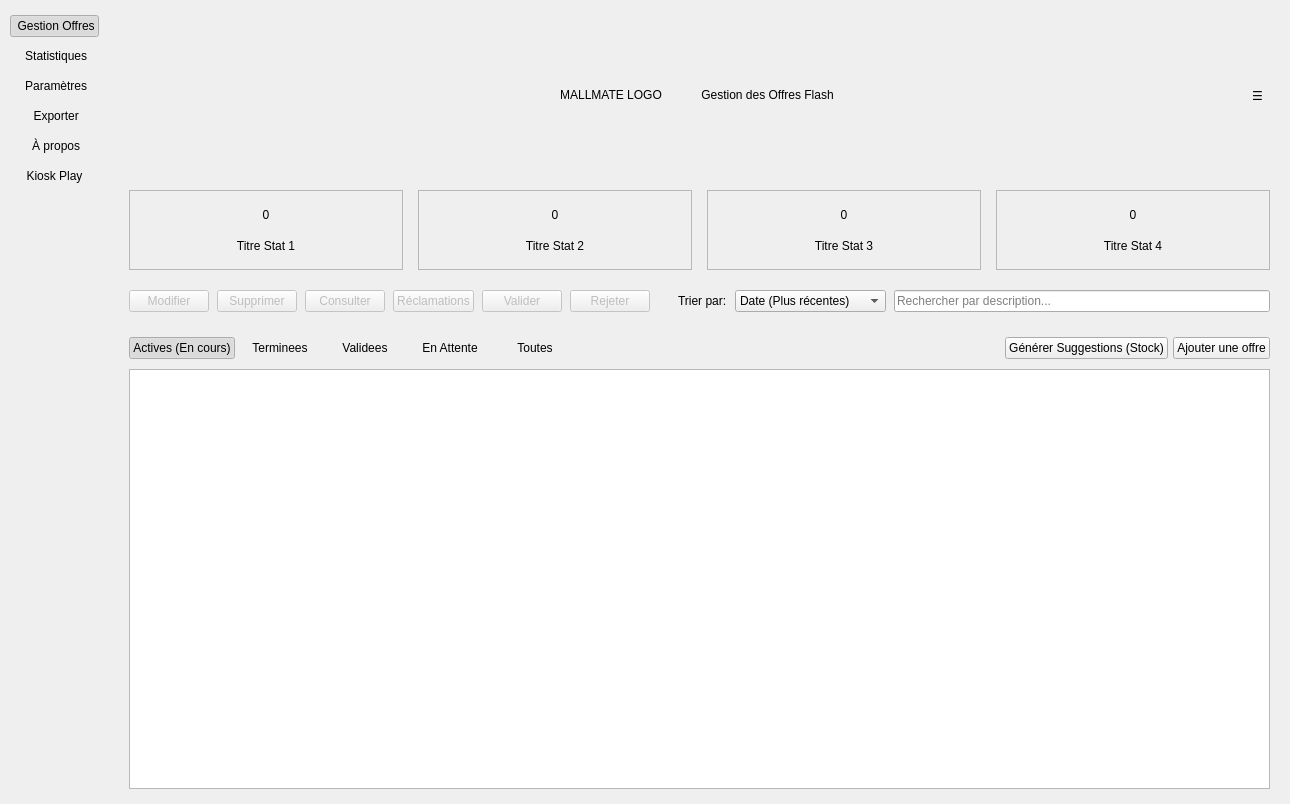
<?xml version="1.0" encoding="UTF-8"?>
<ui version="4.0">
 <class>OffresFlashScreen</class>
 <widget class="QWidget" name="OffresFlashScreen">
  <property name="geometry">
   <rect>
    <x>0</x>
    <y>0</y>
    <width>1290</width>
    <height>804</height>
   </rect>
  </property>
  <property name="windowTitle">
   <string>Gestion des Offres Flash</string>
  </property>
  <layout class="QHBoxLayout" name="mainHorizontalLayout" stretch="0,1">
   <property name="spacing">
    <number>0</number>
   </property>
   <property name="leftMargin">
    <number>0</number>
   </property>
   <property name="topMargin">
    <number>0</number>
   </property>
   <property name="rightMargin">
    <number>0</number>
   </property>
   <property name="bottomMargin">
    <number>0</number>
   </property>
   <item>
    <widget class="QWidget" name="sidebarWidget"> <layout class="QVBoxLayout" name="sidebarLayout">
      <property name="spacing">
       <number>8</number>
      </property>
      <property name="leftMargin">
       <number>10</number>
      </property>
      <property name="topMargin">
       <number>15</number>
      </property>
      <property name="rightMargin">
       <number>10</number>
      </property>
      <property name="bottomMargin">
       <number>15</number>
      </property>
      <item>
       <widget class="QPushButton" name="sidebarButtonOffers">
        <property name="toolTip">
         <string>Gérer les offres flash</string>
        </property>
        <property name="text">
         <string> Gestion Offres</string>
        </property>
        <property name="icon">
         <iconset resource="resources.qrc">
          <normaloff>:/icons/tag.png</normaloff>:/icons/tag.png</iconset>
        </property>
        <property name="checkable">
         <bool>true</bool>
        </property>
        <property name="checked">
         <bool>true</bool>
        </property>
        <property name="flat">
         <bool>true</bool>
        </property>
       </widget>
      </item>
      <item>
       <widget class="QPushButton" name="sidebarButtonStats">
        <property name="toolTip">
         <string>Afficher les statistiques</string>
        </property>
        <property name="text">
         <string> Statistiques</string>
        </property>
        <property name="icon">
         <iconset resource="resources.qrc">
          <normaloff>:/icons/stats.png</normaloff>:/icons/stats.png</iconset>
        </property>
        <property name="checkable">
         <bool>true</bool>
        </property>
        <property name="flat">
         <bool>true</bool>
        </property>
       </widget>
      </item>
      <item>
       <widget class="QPushButton" name="sidebarButtonSettings">
        <property name="toolTip">
         <string>Ouvrir les paramètres</string>
        </property>
        <property name="text">
         <string> Paramètres</string>
        </property>
        <property name="icon">
         <iconset resource="resources.qrc">
          <normaloff>:/icons/settings.png</normaloff>:/icons/settings.png</iconset>
        </property>
        <property name="checkable">
         <bool>true</bool>
        </property>
        <property name="flat">
         <bool>true</bool>
        </property>
       </widget>
      </item>
      <item>
       <widget class="QPushButton" name="sidebarButtonExport">
        <property name="toolTip">
         <string>Exporter les données en CSV</string>
        </property>
        <property name="text">
         <string> Exporter</string>
        </property>
        <property name="icon">
         <iconset resource="resources.qrc">
          <normaloff>:/icons/excel.png</normaloff>:/icons/excel.png</iconset>
        </property>
        <property name="checkable">
         <bool>false</bool>
        </property>
        <property name="flat">
         <bool>true</bool>
        </property>
       </widget>
      </item>
      <item>
       <widget class="QPushButton" name="sidebarButtonAbout">
        <property name="toolTip">
         <string>Afficher les informations 'À propos'</string>
        </property>
        <property name="text">
         <string> À propos</string>
        </property>
        <property name="icon">
         <iconset resource="resources.qrc">
          <normaloff>:/icons/info.png</normaloff>:/icons/info.png</iconset>
        </property>
        <property name="checkable">
         <bool>false</bool>
        </property>
        <property name="flat">
         <bool>true</bool>
        </property>
       </widget>
      </item>
      <item>
       <widget class="QPushButton" name="sidebarButtonQrCode"> <property name="toolTip">
         <string>Ouvrir le moniteur de la borne</string> </property>
        <property name="text">
         <string>Kiosk Play</string> </property>
        <property name="icon">
         <iconset resource="resources.qrc">
          <normaloff>:/icons/featured_seasonal_and_gifts_24dp_E3E3E3_FILL0_wght400_GRAD0_opsz24.png</normaloff>:/icons/featured_seasonal_and_gifts_24dp_E3E3E3_FILL0_wght400_GRAD0_opsz24.png</iconset> </property>
        <property name="checkable">
         <bool>false</bool> </property>
        <property name="flat">
         <bool>true</bool>
        </property>
       </widget>
      </item>
      <item>
       <spacer name="sidebarVerticalSpacer"> <property name="orientation">
         <enum>Qt::Orientation::Vertical</enum>
        </property>
        <property name="sizeHint" stdset="0">
         <size>
          <width>20</width>
          <height>40</height> </size>
        </property>
       </spacer>
      </item>
     </layout>
    </widget> </item>
   <item>
    <widget class="QStackedWidget" name="contentStackedWidget">
     <property name="currentIndex">
      <number>0</number>
     </property>
     <widget class="QWidget" name="offreManagementPage">
      <layout class="QVBoxLayout" name="mainLayout" stretch="0,0,0,1">
       <property name="spacing">
        <number>15</number>
       </property>
       <property name="leftMargin">
        <number>20</number>
       </property>
       <property name="topMargin">
        <number>15</number>
       </property>
       <property name="rightMargin">
        <number>20</number>
       </property>
       <property name="bottomMargin">
        <number>15</number>
       </property>
       <item>
        <widget class="QWidget" name="topBarWidget" native="true">
         <layout class="QHBoxLayout" name="topBarLayout">
          <property name="spacing">
           <number>10</number>
          </property>
          <property name="leftMargin">
           <number>0</number>
          </property>
          <property name="topMargin">
           <number>0</number>
          </property>
          <property name="rightMargin">
           <number>0</number>
          </property>
          <property name="bottomMargin">
           <number>0</number>
          </property>
          <item>
           <spacer name="horizontalSpacer_1">
            <property name="orientation">
             <enum>Qt::Orientation::Horizontal</enum>
            </property>
            <property name="sizeHint" stdset="0">
             <size>
              <width>40</width>
              <height>20</height>
             </size>
            </property>
           </spacer>
          </item>
          <item>
           <widget class="QLabel" name="topLogoLabel">
            <property name="minimumSize">
             <size>
              <width>160</width>
              <height>160</height>
             </size>
            </property>
            <property name="text">
             <string>MALLMATE LOGO</string>
            </property>
            <property name="alignment">
             <set>Qt::AlignmentFlag::AlignCenter</set>
            </property>
           </widget>
          </item>
          <item>
           <widget class="QLabel" name="screenTitleLabel">
            <property name="text">
             <string>Gestion des Offres Flash</string>
            </property>
            <property name="alignment">
             <set>Qt::AlignmentFlag::AlignCenter</set>
            </property>
           </widget>
          </item>
          <item>
           <spacer name="horizontalSpacer_2">
            <property name="orientation">
             <enum>Qt::Orientation::Horizontal</enum>
            </property>
            <property name="sizeHint" stdset="0">
             <size>
              <width>40</width>
              <height>20</height>
             </size>
            </property>
           </spacer>
          </item>
          <item>
           <widget class="QToolButton" name="topMenuButton">
            <property name="toolTip">
             <string>Menu</string>
            </property>
            <property name="text">
             <string>☰</string>
            </property>
            <property name="iconSize">
             <size>
              <width>24</width>
              <height>24</height>
             </size>
            </property>
            <property name="autoRaise">
             <bool>true</bool>
            </property>
           </widget>
          </item>
         </layout>
        </widget>
       </item>
       <item>
        <widget class="QWidget" name="statsBarWidget" native="true">
         <layout class="QHBoxLayout" name="statsBarLayout">
          <property name="spacing">
           <number>15</number>
          </property>
          <property name="leftMargin">
           <number>0</number>
          </property>
          <property name="topMargin">
           <number>0</number>
          </property>
          <property name="rightMargin">
           <number>0</number>
          </property>
          <property name="bottomMargin">
           <number>0</number>
          </property>
          <item>
           <widget class="QFrame" name="statsCard1">
            <property name="sizePolicy">
             <sizepolicy hsizetype="Preferred" vsizetype="Preferred">
              <horstretch>0</horstretch>
              <verstretch>0</verstretch>
             </sizepolicy>
            </property>
            <property name="minimumSize">
             <size>
              <width>0</width>
              <height>80</height>
             </size>
            </property>
            <property name="frameShape">
             <enum>QFrame::Shape::StyledPanel</enum>
            </property>
            <property name="frameShadow">
             <enum>QFrame::Shadow::Raised</enum>
            </property>
            <layout class="QVBoxLayout" name="statsCardLayout1">
             <property name="spacing">
              <number>5</number>
             </property>
             <property name="leftMargin">
              <number>10</number>
             </property>
             <property name="topMargin">
              <number>10</number>
             </property>
             <property name="rightMargin">
              <number>10</number>
             </property>
             <property name="bottomMargin">
              <number>10</number>
             </property>
             <item>
              <widget class="QLabel" name="statValueLabel1">
               <property name="text">
                <string>0</string>
               </property>
               <property name="alignment">
                <set>Qt::AlignmentFlag::AlignCenter</set>
               </property>
              </widget>
             </item>
             <item>
              <widget class="QLabel" name="statTitleLabel1">
               <property name="text">
                <string>Titre Stat 1</string>
               </property>
               <property name="alignment">
                <set>Qt::AlignmentFlag::AlignCenter</set>
               </property>
              </widget>
             </item>
            </layout>
           </widget>
          </item>
          <item>
           <widget class="QFrame" name="statsCard2">
            <property name="sizePolicy">
             <sizepolicy hsizetype="Preferred" vsizetype="Preferred">
              <horstretch>0</horstretch>
              <verstretch>0</verstretch>
             </sizepolicy>
            </property>
            <property name="minimumSize">
             <size>
              <width>0</width>
              <height>80</height>
             </size>
            </property>
            <property name="frameShape">
             <enum>QFrame::Shape::StyledPanel</enum>
            </property>
            <property name="frameShadow">
             <enum>QFrame::Shadow::Raised</enum>
            </property>
            <layout class="QVBoxLayout" name="statsCardLayout2">
             <property name="spacing">
              <number>5</number>
             </property>
             <property name="leftMargin">
              <number>10</number>
             </property>
             <property name="topMargin">
              <number>10</number>
             </property>
             <property name="rightMargin">
              <number>10</number>
             </property>
             <property name="bottomMargin">
              <number>10</number>
             </property>
             <item>
              <widget class="QLabel" name="statValueLabel2">
               <property name="text">
                <string>0</string>
               </property>
               <property name="alignment">
                <set>Qt::AlignmentFlag::AlignCenter</set>
               </property>
              </widget>
             </item>
             <item>
              <widget class="QLabel" name="statTitleLabel2">
               <property name="text">
                <string>Titre Stat 2</string>
               </property>
               <property name="alignment">
                <set>Qt::AlignmentFlag::AlignCenter</set>
               </property>
              </widget>
             </item>
            </layout>
           </widget>
          </item>
          <item>
           <widget class="QFrame" name="statsCard3">
            <property name="sizePolicy">
             <sizepolicy hsizetype="Preferred" vsizetype="Preferred">
              <horstretch>0</horstretch>
              <verstretch>0</verstretch>
             </sizepolicy>
            </property>
            <property name="minimumSize">
             <size>
              <width>0</width>
              <height>80</height>
             </size>
            </property>
            <property name="frameShape">
             <enum>QFrame::Shape::StyledPanel</enum>
            </property>
            <property name="frameShadow">
             <enum>QFrame::Shadow::Raised</enum>
            </property>
            <layout class="QVBoxLayout" name="statsCardLayout3">
             <property name="spacing">
              <number>5</number>
             </property>
             <property name="leftMargin">
              <number>10</number>
             </property>
             <property name="topMargin">
              <number>10</number>
             </property>
             <property name="rightMargin">
              <number>10</number>
             </property>
             <property name="bottomMargin">
              <number>10</number>
             </property>
             <item>
              <widget class="QLabel" name="statValueLabel3">
               <property name="text">
                <string>0</string>
               </property>
               <property name="alignment">
                <set>Qt::AlignmentFlag::AlignCenter</set>
               </property>
              </widget>
             </item>
             <item>
              <widget class="QLabel" name="statTitleLabel3">
               <property name="text">
                <string>Titre Stat 3</string>
               </property>
               <property name="alignment">
                <set>Qt::AlignmentFlag::AlignCenter</set>
               </property>
              </widget>
             </item>
            </layout>
           </widget>
          </item>
          <item>
           <widget class="QFrame" name="statsCard4">
            <property name="sizePolicy">
             <sizepolicy hsizetype="Preferred" vsizetype="Preferred">
              <horstretch>0</horstretch>
              <verstretch>0</verstretch>
             </sizepolicy>
            </property>
            <property name="minimumSize">
             <size>
              <width>0</width>
              <height>80</height>
             </size>
            </property>
            <property name="frameShape">
             <enum>QFrame::Shape::StyledPanel</enum>
            </property>
            <property name="frameShadow">
             <enum>QFrame::Shadow::Raised</enum>
            </property>
            <layout class="QVBoxLayout" name="statsCardLayout4">
             <property name="spacing">
              <number>5</number>
             </property>
             <property name="leftMargin">
              <number>10</number>
             </property>
             <property name="topMargin">
              <number>10</number>
             </property>
             <property name="rightMargin">
              <number>10</number>
             </property>
             <property name="bottomMargin">
              <number>10</number>
             </property>
             <item>
              <widget class="QLabel" name="statValueLabel4">
               <property name="text">
                <string>0</string>
               </property>
               <property name="alignment">
                <set>Qt::AlignmentFlag::AlignCenter</set>
               </property>
              </widget>
             </item>
             <item>
              <widget class="QLabel" name="statTitleLabel4">
               <property name="text">
                <string>Titre Stat 4</string>
               </property>
               <property name="alignment">
                <set>Qt::AlignmentFlag::AlignCenter</set>
               </property>
              </widget>
             </item>
            </layout>
           </widget>
          </item>
         </layout>
        </widget>
       </item>
       <item>
        <widget class="QWidget" name="actionBarWidget" native="true">
         <layout class="QHBoxLayout" name="actionBarLayout" stretch="0,0,0,0,0,0,0,0,0,1">
          <property name="spacing">
           <number>8</number>
          </property>
          <property name="leftMargin">
           <number>0</number>
          </property>
          <property name="topMargin">
           <number>5</number>
          </property>
          <property name="rightMargin">
           <number>0</number>
          </property>
          <property name="bottomMargin">
           <number>5</number>
          </property>
          <item>
           <widget class="QPushButton" name="actionButtonModify">
            <property name="enabled">
             <bool>false</bool>
            </property>
            <property name="toolTip">
             <string>Modifier l'offre sélectionnée</string>
            </property>
            <property name="text">
             <string>Modifier</string>
            </property>
           </widget>
          </item>
          <item>
           <widget class="QPushButton" name="actionButtonDelete">
            <property name="enabled">
             <bool>false</bool>
            </property>
            <property name="toolTip">
             <string>Supprimer l'offre sélectionnée</string>
            </property>
            <property name="text">
             <string>Supprimer</string>
            </property>
           </widget>
          </item>
          <item>
           <widget class="QPushButton" name="actionButtonConsult">
            <property name="enabled">
             <bool>false</bool>
            </property>
            <property name="toolTip">
             <string>Consulter les détails de l'offre sélectionnée</string>
            </property>
            <property name="text">
             <string>Consulter</string>
            </property>
           </widget>
          </item>
          <item>
           <widget class="QPushButton" name="actionButtonViewClaims">
            <property name="enabled">
             <bool>false</bool>
            </property>
            <property name="toolTip">
             <string>Voir les réclamations pour l'offre sélectionnée</string>
            </property>
            <property name="text">
             <string>Réclamations</string>
            </property>
           </widget>
          </item>
          <item>
           <widget class="QPushButton" name="actionButtonValidate">
            <property name="enabled">
             <bool>false</bool>
            </property>
            <property name="toolTip">
             <string>Valider l'offre sélectionnée (en attente)</string>
            </property>
            <property name="text">
             <string>Valider</string>
            </property>
           </widget>
          </item>
          <item>
           <widget class="QPushButton" name="actionButtonReject">
            <property name="enabled">
             <bool>false</bool>
            </property>
            <property name="toolTip">
             <string>Rejeter l'offre sélectionnée (en attente)</string>
            </property>
            <property name="text">
             <string>Rejeter</string>
            </property>
           </widget>
          </item>
          <item>
           <spacer name="horizontalSpacer_3">
            <property name="orientation">
             <enum>Qt::Orientation::Horizontal</enum>
            </property>
            <property name="sizeType">
             <enum>QSizePolicy::Policy::Minimum</enum>
            </property>
            <property name="sizeHint" stdset="0">
             <size>
              <width>20</width>
              <height>20</height>
             </size>
            </property>
           </spacer>
          </item>
          <item>
           <widget class="QLabel" name="actionBarSortLabel">
            <property name="text">
             <string>Trier par:</string>
            </property>
           </widget>
          </item>
          <item>
           <widget class="QComboBox" name="actionBarSortComboBox">
            <property name="toolTip">
             <string>Choisir l'ordre de tri des offres</string>
            </property>
            <item>
             <property name="text">
              <string>Date (Plus récentes)</string>
             </property>
            </item>
            <item>
             <property name="text">
              <string>Date (Plus anciennes)</string>
             </property>
            </item>
            <item>
             <property name="text">
              <string>Description (A-Z)</string>
             </property>
            </item>
           </widget>
          </item>
          <item>
           <widget class="QLineEdit" name="actionBarSearchEdit">
            <property name="minimumSize">
             <size>
              <width>250</width>
              <height>0</height>
             </size>
            </property>
            <property name="placeholderText">
             <string>Rechercher par description...</string>
            </property>
            <property name="clearButtonEnabled">
             <bool>true</bool>
            </property>
           </widget>
          </item>
         </layout>
        </widget>
       </item>
       <item>
        <widget class="QStackedWidget" name="centralStackedWidget">
         <property name="currentIndex">
          <number>1</number>
         </property>
         <widget class="QWidget" name="formPage">
          <layout class="QVBoxLayout" name="formPageInternalLayout">
           <property name="leftMargin">
            <number>0</number>
           </property>
           <property name="topMargin">
            <number>0</number>
           </property>
           <property name="rightMargin">
            <number>0</number>
           </property>
           <property name="bottomMargin">
            <number>0</number>
           </property>
           <item>
            <widget class="QFrame" name="formFrame">
             <property name="frameShape">
              <enum>QFrame::Shape::StyledPanel</enum>
             </property>
             <property name="frameShadow">
              <enum>QFrame::Shadow::Raised</enum>
             </property>
             <layout class="QVBoxLayout" name="formContainerLayout">
              <property name="spacing">
               <number>15</number>
              </property>
              <property name="leftMargin">
               <number>20</number>
              </property>
              <property name="topMargin">
               <number>20</number>
              </property>
              <property name="rightMargin">
               <number>20</number>
              </property>
              <property name="bottomMargin">
               <number>20</number>
              </property>
              <item>
               <widget class="QLabel" name="formTitleLabel">
                <property name="text">
                 <string>Ajouter / Modifier une offre</string>
                </property>
               </widget>
              </item>
              <item>
               <layout class="QFormLayout" name="formLayout">
                <property name="labelAlignment">
                 <set>Qt::AlignmentFlag::AlignRight|Qt::AlignmentFlag::AlignTrailing|Qt::AlignmentFlag::AlignVCenter</set>
                </property>
                <property name="horizontalSpacing">
                 <number>10</number>
                </property>
                <property name="verticalSpacing">
                 <number>10</number>
                </property>
                <item row="0" column="0">
                 <widget class="QLabel" name="formDescLabel">
                  <property name="text">
                   <string>Description:</string>
                  </property>
                 </widget>
                </item>
                <item row="0" column="1">
                 <layout class="QHBoxLayout" name="descLayout">
                  <property name="spacing">
                   <number>5</number>
                  </property>
                  <property name="leftMargin">
                   <number>0</number>
                  </property>
                  <property name="topMargin">
                   <number>0</number>
                  </property>
                  <property name="rightMargin">
                   <number>0</number>
                  </property>
                  <property name="bottomMargin">
                   <number>0</number>
                  </property>
                  <item>
                   <widget class="QLineEdit" name="formDescriptionEdit"/>
                  </item>
                  <item>
                   <widget class="QPushButton" name="formSuggestDescButton">
                    <property name="cursor">
                     <cursorShape>PointingHandCursor</cursorShape>
                    </property>
                    <property name="toolTip">
                     <string>Suggérer une description (IA)</string>
                    </property>
                    <property name="text">
                     <string/>
                    </property>
                    <property name="icon">
                     <iconset resource="resources.qrc">
                      <normaloff>:/icons/smart_toy_24dp_E3E3E3_FILL0_wght400_GRAD0_opsz24.png</normaloff>:/icons/smart_toy_24dp_E3E3E3_FILL0_wght400_GRAD0_opsz24.png</iconset>
                    </property>
                    <property name="iconSize">
                     <size>
                      <width>20</width>
                      <height>20</height>
                     </size>
                    </property>
                    <property name="flat">
                     <bool>true</bool>
                    </property>
                   </widget>
                  </item>
                 </layout>
                </item>
                <item row="1" column="0">
                 <widget class="QLabel" name="formReducLabel">
                  <property name="text">
                   <string>Reduction / Prix:</string>
                  </property>
                 </widget>
                </item>
                <item row="1" column="1">
                 <widget class="QLineEdit" name="formDiscountEdit">
                  <property name="placeholderText">
                   <string>Ex: 25% ou 9.99</string>
                  </property>
                 </widget>
                </item>
                <item row="2" column="0">
                 <widget class="QLabel" name="formQuantiteLabel">
                  <property name="text">
                   <string>Quantite Limitee:</string>
                  </property>
                 </widget>
                </item>
                <item row="2" column="1">
                 <widget class="QLineEdit" name="formQuantityEdit">
                  <property name="placeholderText">
                   <string>0 ou vide si illimitee</string>
                  </property>
                 </widget>
                </item>
                <item row="3" column="0">
                 <widget class="QLabel" name="formStoreLabel">
                  <property name="text">
                   <string>Magasin:</string>
                  </property>
                 </widget>
                </item>
                <item row="3" column="1">
                 <widget class="QComboBox" name="formStoreComboBox">
                  <item>
                   <property name="text">
                    <string>Choisir un magasin...</string>
                   </property>
                  </item>
                 </widget>
                </item>
                <item row="4" column="0">
                 <widget class="QLabel" name="formArticleLabel">
                  <property name="text">
                   <string>Article:</string>
                  </property>
                 </widget>
                </item>
                <item row="4" column="1">
                 <widget class="QComboBox" name="formArticleComboBox">
                  <property name="toolTip">
                   <string>Choisir l'article spécifique concerné par l'offre (optionnel)</string>
                  </property>
                  <item>
                   <property name="text">
                    <string>Choisir un article...</string>
                   </property>
                  </item>
                 </widget>
                </item>
                <item row="5" column="0">
                 <widget class="QLabel" name="formStartDateLabel">
                  <property name="text">
                   <string>Debut:</string>
                  </property>
                 </widget>
                </item>
                <item row="5" column="1">
                 <widget class="QDateTimeEdit" name="formStartDateEdit">
                  <property name="displayFormat">
                   <string>dd/MM/yyyy hh:mm</string>
                  </property>
                  <property name="calendarPopup">
                   <bool>true</bool>
                  </property>
                 </widget>
                </item>
                <item row="6" column="0">
                 <widget class="QLabel" name="formEndDateLabel">
                  <property name="text">
                   <string>Fin:</string>
                  </property>
                 </widget>
                </item>
                <item row="6" column="1">
                 <widget class="QDateTimeEdit" name="formEndDateEdit">
                  <property name="displayFormat">
                   <string>dd/MM/yyyy hh:mm</string>
                  </property>
                  <property name="calendarPopup">
                   <bool>true</bool>
                  </property>
                 </widget>
                </item>
               </layout>
              </item>
              <item>
               <layout class="QHBoxLayout" name="formButtonLayout">
                <item>
                 <spacer name="horizontalSpacer_form_left">
                  <property name="orientation">
                   <enum>Qt::Orientation::Horizontal</enum>
                  </property>
                  <property name="sizeHint" stdset="0">
                   <size>
                    <width>40</width>
                    <height>20</height>
                   </size>
                  </property>
                 </spacer>
                </item>
                <item>
                 <widget class="QPushButton" name="formSubmitButton">
                  <property name="text">
                   <string>Enregistrer</string>
                  </property>
                  <property name="default">
                   <bool>true</bool>
                  </property>
                 </widget>
                </item>
                <item>
                 <widget class="QPushButton" name="formCancelButton">
                  <property name="text">
                   <string>Annuler</string>
                  </property>
                 </widget>
                </item>
               </layout>
              </item>
              <item alignment="Qt::AlignmentFlag::AlignHCenter">
               <widget class="QPushButton" name="formShowListButton">
                <property name="text">
                 <string>Voir la liste des offres</string>
                </property>
                <property name="flat">
                 <bool>true</bool>
                </property>
               </widget>
              </item>
              <item>
               <spacer name="verticalSpacer">
                <property name="orientation">
                 <enum>Qt::Orientation::Vertical</enum>
                </property>
                <property name="sizeType">
                 <enum>QSizePolicy::Policy::Expanding</enum>
                </property>
                <property name="sizeHint" stdset="0">
                 <size>
                  <width>20</width>
                  <height>40</height>
                 </size>
                </property>
               </spacer>
              </item>
             </layout>
            </widget>
           </item>
          </layout>
         </widget>
         <widget class="QWidget" name="listPage">
          <layout class="QVBoxLayout" name="listAreaLayout" stretch="0,1">
           <property name="spacing">
            <number>10</number>
           </property>
           <property name="leftMargin">
            <number>0</number>
           </property>
           <property name="topMargin">
            <number>0</number>
           </property>
           <property name="rightMargin">
            <number>0</number>
           </property>
           <property name="bottomMargin">
            <number>0</number>
           </property>
           <item>
            <widget class="QWidget" name="listFilterTabsWidget" native="true">
             <layout class="QHBoxLayout" name="filterTabsLayout">
              <property name="spacing">
               <number>5</number>
              </property>
              <property name="leftMargin">
               <number>0</number>
              </property>
              <property name="topMargin">
               <number>5</number>
              </property>
              <property name="rightMargin">
               <number>0</number>
              </property>
              <property name="bottomMargin">
               <number>0</number>
              </property>
              <item>
               <widget class="QPushButton" name="listFilterActiveButton">
                <property name="text">
                 <string>Actives (En cours)</string>
                </property>
                <property name="checkable">
                 <bool>true</bool>
                </property>
                <property name="checked">
                 <bool>true</bool>
                </property>
                <property name="flat">
                 <bool>true</bool>
                </property>
               </widget>
              </item>
              <item>
               <widget class="QPushButton" name="listFilterEndedButton">
                <property name="text">
                 <string>Terminees</string>
                </property>
                <property name="checkable">
                 <bool>true</bool>
                </property>
                <property name="flat">
                 <bool>true</bool>
                </property>
               </widget>
              </item>
              <item>
               <widget class="QPushButton" name="listFilterValidatedButton">
                <property name="text">
                 <string>Validees</string>
                </property>
                <property name="checkable">
                 <bool>true</bool>
                </property>
                <property name="flat">
                 <bool>true</bool>
                </property>
               </widget>
              </item>
              <item>
               <widget class="QPushButton" name="listFilterPendingButton">
                <property name="toolTip">
                 <string>Afficher les offres en attente de validation</string>
                </property>
                <property name="text">
                 <string>En Attente</string>
                </property>
                <property name="checkable">
                 <bool>true</bool>
                </property>
                <property name="flat">
                 <bool>true</bool>
                </property>
               </widget>
              </item>
              <item>
               <widget class="QPushButton" name="listFilterAllButton">
                <property name="toolTip">
                 <string>Afficher toutes les offres</string>
                </property>
                <property name="text">
                 <string>Toutes</string>
                </property>
                <property name="checkable">
                 <bool>true</bool>
                </property>
                <property name="flat">
                 <bool>true</bool>
                </property>
               </widget>
              </item>
              <item>
               <spacer name="horizontalSpacer_5">
                <property name="orientation">
                 <enum>Qt::Orientation::Horizontal</enum>
                </property>
                <property name="sizeHint" stdset="0">
                 <size>
                  <width>40</width>
                  <height>20</height>
                 </size>
                </property>
               </spacer>
              </item>
              <item>
               <widget class="QPushButton" name="generateSuggestionsButton">
                <property name="toolTip">
                 <string>Analyser le stock et suggérer des offres</string>
                </property>
                <property name="text">
                 <string>Générer Suggestions (Stock)</string>
                </property>
               </widget>
              </item>
              <item>
               <widget class="QPushButton" name="listShowFormButton">
                <property name="text">
                 <string>Ajouter une offre</string>
                </property>
               </widget>
              </item>
             </layout>
            </widget>
           </item>
           <item>
            <widget class="QListWidget" name="offersListWidget">
             <property name="horizontalScrollBarPolicy">
              <enum>Qt::ScrollBarPolicy::ScrollBarAlwaysOff</enum>
             </property>
             <property name="alternatingRowColors">
              <bool>false</bool>
             </property>
             <property name="selectionMode">
              <enum>QAbstractItemView::SelectionMode::SingleSelection</enum>
             </property>
             <property name="verticalScrollMode">
              <enum>QAbstractItemView::ScrollMode::ScrollPerPixel</enum>
             </property>
             <property name="spacing">
              <number>2</number>
             </property>
            </widget>
           </item>
          </layout>
         </widget>
        </widget>
       </item>
      </layout>
     </widget>
     <widget class="QWidget" name="statsPage">
      <layout class="QVBoxLayout" name="statsPageLayout">
       <item>
        <widget class="QLabel" name="statsPagePlaceholderLabel">
         <property name="text">
          <string>Statistics Page Content Goes Here</string>
         </property>
         <property name="alignment">
          <set>Qt::AlignmentFlag::AlignCenter</set>
         </property>
        </widget>
       </item>
      </layout>
     </widget>
     <widget class="QWidget" name="settingsPage">
      <layout class="QVBoxLayout" name="settingsPageLayout">
       <item>
        <widget class="QLabel" name="settingsPagePlaceholderLabel">
         <property name="text">
          <string>Settings Page Content Goes Here</string>
         </property>
         <property name="alignment">
          <set>Qt::AlignmentFlag::AlignCenter</set>
         </property>
        </widget>
       </item>
      </layout>
     </widget>
    </widget>
   </item>
  </layout>
 </widget>
 <resources>
  <include location="resources.qrc"/>
 </resources>
 <connections/>
</ui>
